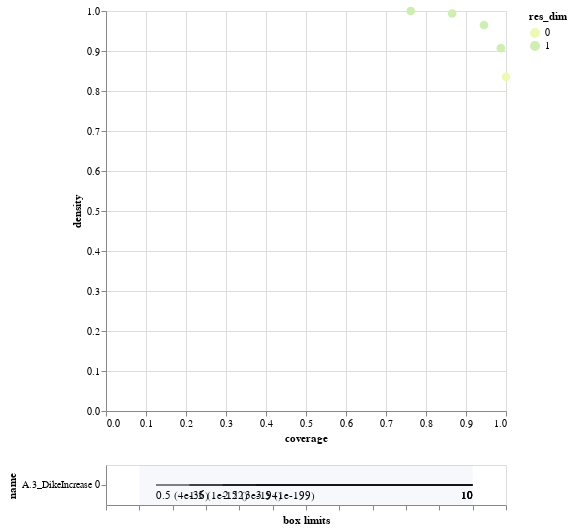

Here is the notebook cell this chart was saved with:
### Code cell
box1.inspect_tradeoff()

### Figure 1 — Vega-Lite specification as saved in the notebook (floating-point values rounded to 4 significant figures)
{"config": {"view": {"continuousWidth": 400, "continuousHeight": 300}}, "vconcat": [{"data": {"name": "data-3c9279ef347d2360e00badb9f7c0c363"}, "mark": {"type": "circle", "size": 75}, "encoding": {"color": {"type": "ordinal", "field": "res_dim", "scale": {"range": ["#eff9b6", "#d0edb3", "#97d6b9", "#5dc0c0", "#31a5c2", "#1f80b8", "#2354a3", "#21318d"]}}, "opacity": {"condition": {"value": 1, "selection": "selector009"}, "value": 0.4}, "tooltip": [{"type": "ordinal", "field": "id"}, {"type": "quantitative", "field": "coverage", "format": ".2"}, {"type": "quantitative", "field": "density", "format": ".2"}, {"type": "ordinal", "field": "res_dim"}], "x": {"type": "quantitative", "field": "coverage"}, "y": {"type": "quantitative", "field": "density"}}, "height": 400, "selection": {"selector009": {"type": "single", "fields": ["id"]}}, "width": 400}, {"layer": [{"data": {"name": "data-5518bd470510462078339a2bb807c298"}, "mark": "rule", "encoding": {"x": {"type": "quantitative", "axis": {"grid": false, "labels": false, "title": "box limits"}, "field": "x_lower", "scale": {"domain": [0, 1], "padding": 0.1}}, "x2": {"field": "x_upper"}, "y": {"type": "nominal", "field": "name", "scale": {"padding": 1.0}}}, "transform": [{"calculate": "(datum.x1-datum.minimum)/(datum.maximum-datum.minimum)", "as": "x_lower"}, {"calculate": "(datum.x2-datum.minimum)/(datum.maximum-datum.minimum)", "as": "x_upper"}, {"filter": {"selection": "selector009"}}], "width": 400}, {"data": {"name": "data-5518bd470510462078339a2bb807c298"}, "mark": {"type": "text", "align": "left", "baseline": "top", "dy": 5}, "encoding": {"text": {"type": "ordinal", "field": "text"}, "x": {"type": "quantitative", "axis": {"grid": false, "labels": false, "title": "box limits"}, "field": "x_lower", "scale": {"domain": [0, 1], "padding": 0.1}}, "x2": {"field": "x_upper"}, "y": {"type": "nominal", "field": "name", "scale": {"padding": 1.0}}}, "transform": [{"calculate": "(datum.x1-datum.minimum)/(datum.maximum-datum.minimum)", "as": "x_lower"}, {"calculate": "(datum.x2-datum.minimum)/(datum.maximum-datum.minimum)", "as": "x_upper"}, {"filter": {"selection": "selector009"}}, {"calculate": "datum.qp_lower>0?format(datum.x1, \".2\")+\" (\"+format(datum.qp_lower, \".1~g\")+\")\" :format(datum.x1, \".2\")", "as": "text"}], "width": 400}, {"data": {"name": "data-5518bd470510462078339a2bb807c298"}, "mark": {"type": "text", "align": "right", "baseline": "top", "dy": 5}, "encoding": {"text": {"type": "ordinal", "field": "text"}, "x": {"type": "quantitative", "field": "x_upper"}, "x2": {"field": "x_upper"}, "y": {"type": "nominal", "field": "name", "scale": {"padding": 1.0}}}, "transform": [{"calculate": "(datum.x1-datum.minimum)/(datum.maximum-datum.minimum)", "as": "x_lower"}, {"calculate": "(datum.x2-datum.minimum)/(datum.maximum-datum.minimum)", "as": "x_upper"}, {"filter": {"selection": "selector009"}}, {"calculate": "datum.qp_upper>0?format(datum.x2, \".2\")+\" (\"+format(datum.qp_upper, \".1\")+\")\" :format(datum.x2, \".2\")", "as": "text"}], "width": 400}, {"data": {"name": "data-bb8d07f6df3d47a6a475317795287b23"}, "mark": {"type": "rect", "opacity": 0.05}, "encoding": {"x": {"type": "quantitative", "field": "start"}, "x2": {"field": "end"}}}, {"data": {"name": "data-d751713988987e9331980363e24189ce"}, "mark": "point", "encoding": {"x": {"type": "quantitative", "field": "x"}, "y": {"type": "nominal", "field": "name"}}, "transform": [{"filter": {"selection": "selector009"}}], "width": 400}, {"data": {"name": "data-d751713988987e9331980363e24189ce"}, "mark": {"type": "text", "align": "center", "baseline": "top", "dy": 5}, "encoding": {"text": {"type": "nominal", "field": "item"}, "x": {"type": "quantitative", "field": "x"}, "y": {"type": "nominal", "field": "name"}}, "transform": [{"filter": {"selection": "selector009"}}], "width": 400}]}], "$schema": "https://vega.github.io/schema/vega-lite/v4.8.1.json", "datasets": {"data-3c9279ef347d2360e00badb9f7c0c363": [{"coverage": 1.0, "density": 0.8353, "id": 0, "mass": 1.0, "mean": 0.8353, "res_dim": 0}, {"coverage": 0.9871, "density": 0.907, "id": 1, "mass": 0.909, "mean": 0.907, "res_dim": 1}, {"coverage": 0.9449, "density": 0.9649, "id": 2, "mass": 0.818, "mean": 0.9649, "res_dim": 1}, {"coverage": 0.8653, "density": 0.9938, "id": 3, "mass": 0.7272, "mean": 0.9938, "res_dim": 1}, {"coverage": 0.7617, "density": 1.0, "id": 4, "mass": 0.6362, "mean": 1.0, "res_dim": 1}], "data-5518bd470510462078339a2bb807c298": [{"x1": 0.5, "x2": 10.0, "name": "A.3_DikeIncrease 0", "id": 1, "minimum": 0.0, "maximum": 10.0, "qp_lower": 3.765e-36, "qp_upper": -1.0}, {"x1": 1.5, "x2": 10.0, "name": "A.3_DikeIncrease 0", "id": 2, "minimum": 0.0, "maximum": 10.0, "qp_lower": 1.135e-122, "qp_upper": -1.0}, {"x1": 2.5, "x2": 10.0, "name": "A.3_DikeIncrease 0", "id": 3, "minimum": 0.0, "maximum": 10.0, "qp_lower": 2.549e-194, "qp_upper": -1.0}, {"x1": 3.5, "x2": 10.0, "name": "A.3_DikeIncrease 0", "id": 4, "minimum": 0.0, "maximum": 10.0, "qp_lower": 1.054e-199, "qp_upper": -1.0}], "data-bb8d07f6df3d47a6a475317795287b23": [{"start": 0, "end": 1}], "data-d751713988987e9331980363e24189ce": []}}
